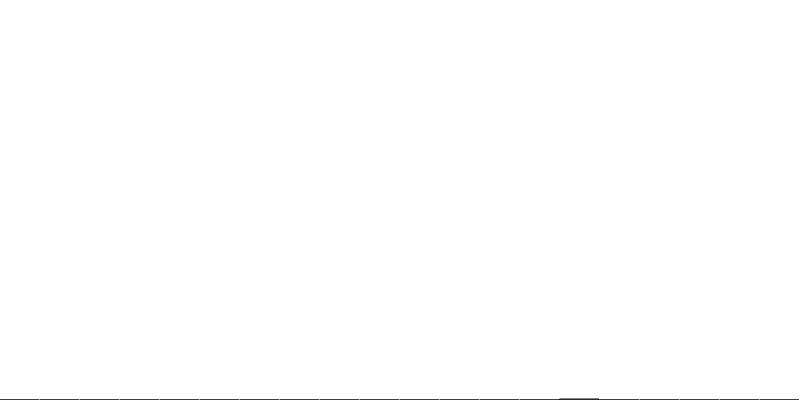
Frame 1 (no input)
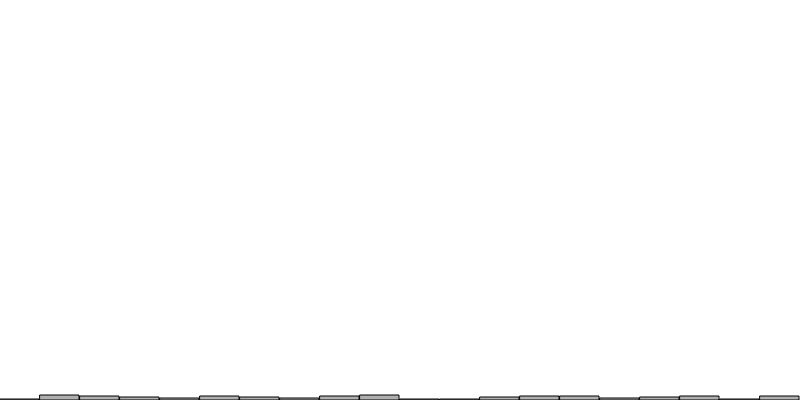
Frame 60 (no input)
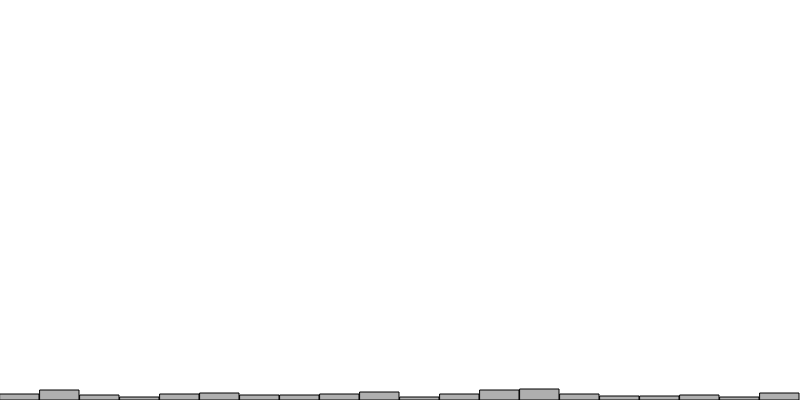
Frame 120 (the mouse pressed at the canvas centre since frame 60)

The p5.js sketch that drew these frames (run headless with seeded random() and noise() and a simulated clock; from frame 60 on, the mouse is pressed at the canvas centre):

// p5.js sketch
// ── sketch.js
let random_counts;

function setup() {
  createCanvas(800, 400);
  background(51); // gray
  random_counts = new Array(20).fill(0);
}

function draw() {
  background(255);

  let idx = int(random(random_counts.length));
  random_counts[idx]++;

  stroke(0);
  fill(175);
  let w = width/random_counts.length;
  for (let x = 0; x < random_counts.length; x++) {
    rect(x*w, height-random_counts[x], w-1, random_counts[x])
    
  }
}
